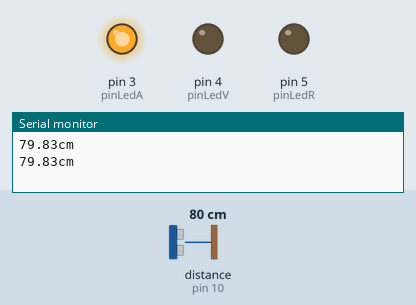
Simulated run of this sketch. Board: Arduino Uno, built with avr-gcc and run on an emulated ATmega328P. Shown: output pins drawn as LEDs (lit = HIGH), the last lines printed to the serial monitor. Wiring (inferred from the names in the program): ultrasonic range finder: trigger pin 11; echo pin 10. Inputs (shaded band) come from the test bench; at power-on: distance to the obstacle (sensor on pin 10) 80 cm. The echo pulse lasts 58.3 µs per cm; pins used as bus, display or sensor lines are not drawn.

Above: at 1.8 s.
1.9 s: distance to the obstacle (sensor on pin 10) set to 34 cm
3.4 s: distance to the obstacle (sensor on pin 10) set to 27 cm
At 4.4 s:
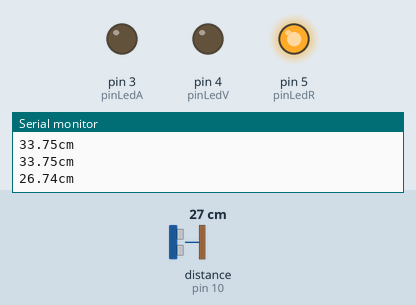
5.5 s: distance to the obstacle (sensor on pin 10) set to 35 cm
At 7.2 s:
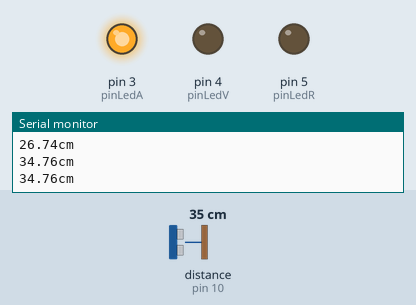
7.5 s: distance to the obstacle (sensor on pin 10) set to 2 cm
At 9.2 s:
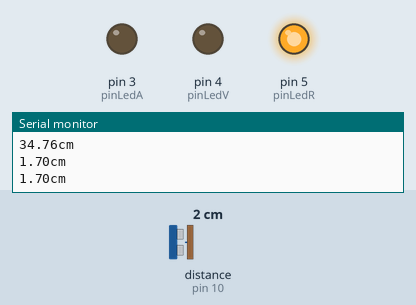
Timing chart, 0 to 10.5 s (numbered marks = the images above; inputs shaded):
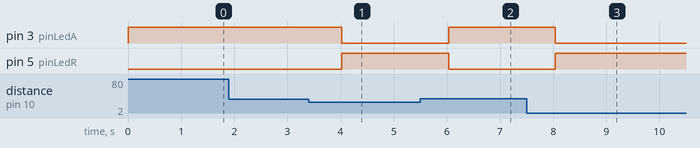

Measured:
- the behaviour switches between 31 and 30 cm on distance to the obstacle (sensor on pin 10) (found by bisection; images 0 and 1)
- after the input at 3.4 s, pin 3 (pinLedA): HIGH → LOW after 0.62 s; pin 5 (pinLedR): LOW → HIGH after 0.62 s
- after the input at 5.5 s, pin 3 (pinLedA): LOW → HIGH after 0.53 s; pin 5 (pinLedR): HIGH → LOW after 0.53 s
- after the input at 7.5 s, pin 3 (pinLedA): HIGH → LOW after 0.54 s; pin 5 (pinLedR): LOW → HIGH after 0.54 s

The sketch:

LED_RGB.ino
```cpp
//Sensor ultrasonido
int trig=11;
int echo=10;
int duracion;
float distancia;
//Led rgb
int pinLedR = 5;  // pin Rojo del led RGB
int pinLedV = 4;  // pin Verde del led RGB
int pinLedA = 3;  // pin Azul del led RGB

void setup()
{
  pinMode(pinLedR, OUTPUT);
  pinMode(pinLedV, OUTPUT);
  pinMode(pinLedA, OUTPUT);
  pinMode(trig,OUTPUT);
  pinMode(echo,INPUT);
  Serial.begin(9600);
}

void loop()
{
  digitalWrite(trig,HIGH);
  delay(1);
  digitalWrite(trig,LOW);
  duracion=pulseIn(echo,HIGH);
  distancia=duracion/58.2;
  Serial.println(distancia+ String("cm"));
  if(distancia<30){
  	color(255,0,0);
  }
  else{
    color(0,0,255);
  }
  delay(1000);
}

void color (int rojo, int verde, int azul)
{
  analogWrite(pinLedR, rojo);
  analogWrite(pinLedV, verde);
  analogWrite(pinLedA, azul);
}
```
